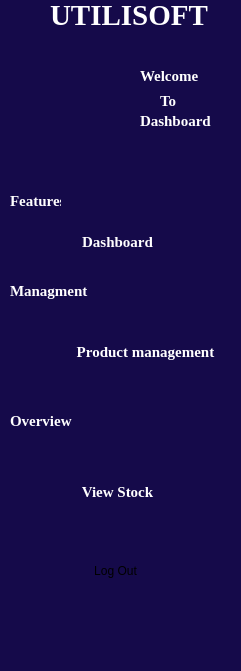
     <widget class="QFrame" name="frame_27">
      <property name="geometry">
       <rect>
        <x>0</x>
        <y>0</y>
        <width>241</width>
        <height>671</height>
       </rect>
      </property>
      <property name="styleSheet">
       <string notr="true">background: #150a4a;
border: none;</string>
      </property>
      <property name="frameShape">
       <enum>QFrame::NoFrame</enum>
      </property>
      <widget class="QLabel" name="label_119">
       <property name="geometry">
        <rect>
         <x>50</x>
         <y>0</y>
         <width>161</width>
         <height>31</height>
        </rect>
       </property>
       <property name="font">
        <font>
         <family>Times New Roman</family>
         <pointsize>22</pointsize>
         <bold>true</bold>
        </font>
       </property>
       <property name="styleSheet">
        <string notr="true">color:white;
</string>
       </property>
       <property name="text">
        <string>UTILISOFT</string>
       </property>
      </widget>
      <widget class="QLabel" name="label_120">
       <property name="geometry">
        <rect>
         <x>10</x>
         <y>40</y>
         <width>121</width>
         <height>121</height>
        </rect>
       </property>
       <property name="text">
        <string/>
       </property>
       <property name="pixmap">
        <pixmap resource="pictures.qrc">:/new/prefix1/Project Pictures/Group 46.png</pixmap>
       </property>
       <property name="wordWrap">
        <bool>false</bool>
       </property>
       <property name="openExternalLinks">
        <bool>false</bool>
       </property>
      </widget>
      <widget class="QLabel" name="label_121">
       <property name="geometry">
        <rect>
         <x>140</x>
         <y>60</y>
         <width>61</width>
         <height>31</height>
        </rect>
       </property>
       <property name="font">
        <font>
         <family>Times New Roman</family>
         <pointsize>11</pointsize>
         <italic>false</italic>
         <bold>true</bold>
        </font>
       </property>
       <property name="styleSheet">
        <string notr="true"> border-radius: 10%;
color:  white;
</string>
       </property>
       <property name="text">
        <string>Welcome</string>
       </property>
      </widget>
      <widget class="QLabel" name="label_122">
       <property name="geometry">
        <rect>
         <x>10</x>
         <y>180</y>
         <width>51</width>
         <height>41</height>
        </rect>
       </property>
       <property name="font">
        <font>
         <family>Times New Roman</family>
         <pointsize>11</pointsize>
         <italic>false</italic>
         <bold>true</bold>
         <underline>false</underline>
        </font>
       </property>
       <property name="styleSheet">
        <string notr="true"> border-radius: 10%;
color:  white;
</string>
       </property>
       <property name="text">
        <string>Features</string>
       </property>
      </widget>
      <widget class="QLabel" name="label_123">
       <property name="geometry">
        <rect>
         <x>10</x>
         <y>270</y>
         <width>81</width>
         <height>41</height>
        </rect>
       </property>
       <property name="font">
        <font>
         <family>Times New Roman</family>
         <pointsize>11</pointsize>
         <italic>false</italic>
         <bold>true</bold>
         <underline>false</underline>
        </font>
       </property>
       <property name="styleSheet">
        <string notr="true"> border-radius: 10%;
color:  white;
</string>
       </property>
       <property name="text">
        <string>Managment</string>
       </property>
      </widget>
      <widget class="QLabel" name="label_124">
       <property name="geometry">
        <rect>
         <x>10</x>
         <y>400</y>
         <width>71</width>
         <height>41</height>
        </rect>
       </property>
       <property name="font">
        <font>
         <family>Times New Roman</family>
         <pointsize>11</pointsize>
         <italic>false</italic>
         <bold>true</bold>
         <underline>false</underline>
        </font>
       </property>
       <property name="styleSheet">
        <string notr="true"> border-radius: 10%;
color:  white;
</string>
       </property>
       <property name="text">
        <string>Overview</string>
       </property>
      </widget>
      <widget class="QPushButton" name="pushButton_70">
       <property name="geometry">
        <rect>
         <x>20</x>
         <y>550</y>
         <width>191</width>
         <height>41</height>
        </rect>
       </property>
       <property name="styleSheet">
        <string notr="true">    background-color: #fe0000;  /* Dark blue background */
    color: white;  /* White text */
    font-size: 14px;
    font-weight: bold;
    border-radius: 10px;  /* Rounded corners */
    padding: 10px 55px;  /* Padding inside button */
    border: none; 
hover
 {
    background-color: darkred;
}</string>
       </property>
       <property name="text">
        <string>Log Out</string>
       </property>
      </widget>
      <widget class="QLabel" name="label_125">
       <property name="geometry">
        <rect>
         <x>0</x>
         <y>590</y>
         <width>251</width>
         <height>91</height>
        </rect>
       </property>
       <property name="styleSheet">
        <string notr="true">border: none;
</string>
       </property>
       <property name="text">
        <string/>
       </property>
       <property name="pixmap">
        <pixmap resource="pictures.qrc">:/new/prefix1/Project Pictures/image 1.png</pixmap>
       </property>
       <property name="wordWrap">
        <bool>true</bool>
       </property>
      </widget>
      <widget class="QPushButton" name="pushButton_71">
       <property name="geometry">
        <rect>
         <x>80</x>
         <y>230</y>
         <width>75</width>
         <height>24</height>
        </rect>
       </property>
       <property name="font">
        <font>
         <family>Times New Roman</family>
         <pointsize>11</pointsize>
         <bold>true</bold>
        </font>
       </property>
       <property name="styleSheet">
        <string notr="true">color: white;</string>
       </property>
       <property name="text">
        <string>Dashboard</string>
       </property>
      </widget>
      <widget class="QPushButton" name="pushButton_72">
       <property name="geometry">
        <rect>
         <x>70</x>
         <y>340</y>
         <width>151</width>
         <height>24</height>
        </rect>
       </property>
       <property name="font">
        <font>
         <family>Times New Roman</family>
         <pointsize>11</pointsize>
         <bold>true</bold>
        </font>
       </property>
       <property name="styleSheet">
        <string notr="true">color: white;</string>
       </property>
       <property name="text">
        <string>Product management</string>
       </property>
      </widget>
      <widget class="QPushButton" name="pushButton_76">
       <property name="geometry">
        <rect>
         <x>80</x>
         <y>480</y>
         <width>75</width>
         <height>24</height>
        </rect>
       </property>
       <property name="font">
        <font>
         <family>Times New Roman</family>
         <pointsize>11</pointsize>
         <bold>true</bold>
        </font>
       </property>
       <property name="styleSheet">
        <string notr="true">color: white;</string>
       </property>
       <property name="text">
        <string>View Stock</string>
       </property>
      </widget>
      <widget class="QLabel" name="label_126">
       <property name="geometry">
        <rect>
         <x>160</x>
         <y>90</y>
         <width>21</width>
         <height>21</height>
        </rect>
       </property>
       <property name="font">
        <font>
         <family>Times New Roman</family>
         <pointsize>11</pointsize>
         <italic>false</italic>
         <bold>true</bold>
        </font>
       </property>
       <property name="styleSheet">
        <string notr="true"> border-radius: 10%;
color:  white;
</string>
       </property>
       <property name="text">
        <string>To </string>
       </property>
      </widget>
      <widget class="QLabel" name="label_127">
       <property name="geometry">
        <rect>
         <x>140</x>
         <y>110</y>
         <width>81</width>
         <height>21</height>
        </rect>
       </property>
       <property name="font">
        <font>
         <family>Times New Roman</family>
         <pointsize>11</pointsize>
         <bold>true</bold>
        </font>
       </property>
       <property name="styleSheet">
        <string notr="true"> border-radius: 10%;
color:  white;
</string>
       </property>
       <property name="text">
        <string>Dashboard</string>
       </property>
      </widget>
     </widget>
